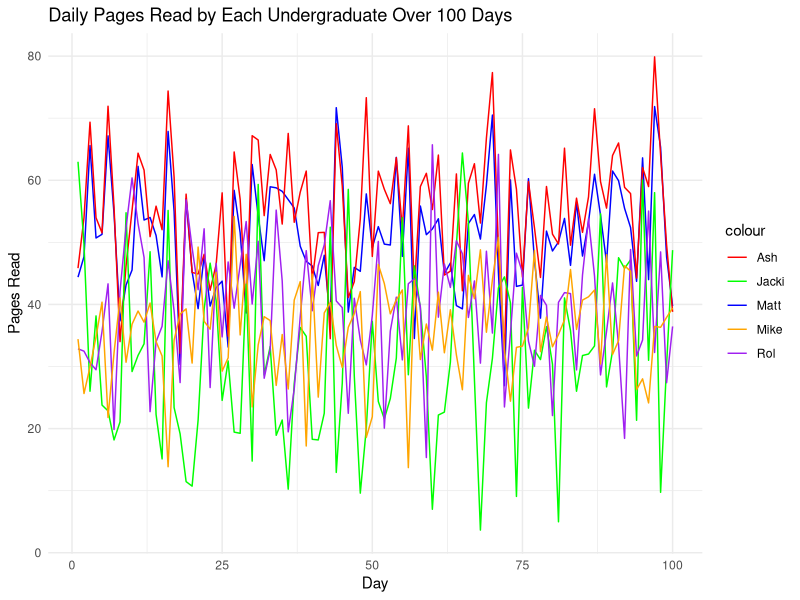

Source code (R):
library(ggplot2)
set.seed(123)
days <- 100
avg_pages <- c(Matt = 50, Ash = 45, Jacki = 30, Rol = 40, Mike = 35)
matt_pages <- rnorm(days, mean=avg_pages["Matt"], sd=10)
ash_pages <- matt_pages + rnorm(days, mean=5, sd=5)  # Positively correlated with Matt
jacki_pages <- rnorm(days, mean=avg_pages["Jacki"], sd=15)
rol_pages <- rnorm(days, mean=avg_pages["Rol"], sd=10)
mike_pages <- rnorm(days, mean=avg_pages["Mike"], sd=8)
matt_pages[matt_pages < 0] <- 0
ash_pages[ash_pages < 0] <- 0
jacki_pages[jacki_pages < 0] <- 0
rol_pages[rol_pages < 0] <- 0
mike_pages[mike_pages < 0] <- 0
df_pages <- data.frame(
  Day = 1:days,
  Matt = matt_pages,
  Ash = ash_pages,
  Jacki = jacki_pages,
  Rol = rol_pages,
  Mike = mike_pages
)
ggplot(df_pages, aes(x = Day)) +
  geom_line(aes(y = Matt, color = "Matt")) +
  geom_line(aes(y = Ash, color = "Ash")) +
  geom_line(aes(y = Jacki, color = "Jacki")) +
  geom_line(aes(y = Rol, color = "Rol")) +
  geom_line(aes(y = Mike, color = "Mike")) +
  labs(title = "Daily Pages Read by Each Undergraduate Over 100 Days",
       x = "Day", y = "Pages Read") +
  scale_color_manual(values = c("Matt" = "blue", "Ash" = "red", "Jacki" = "green", "Rol" = "purple", "Mike" = "orange")) +
  theme_minimal()

